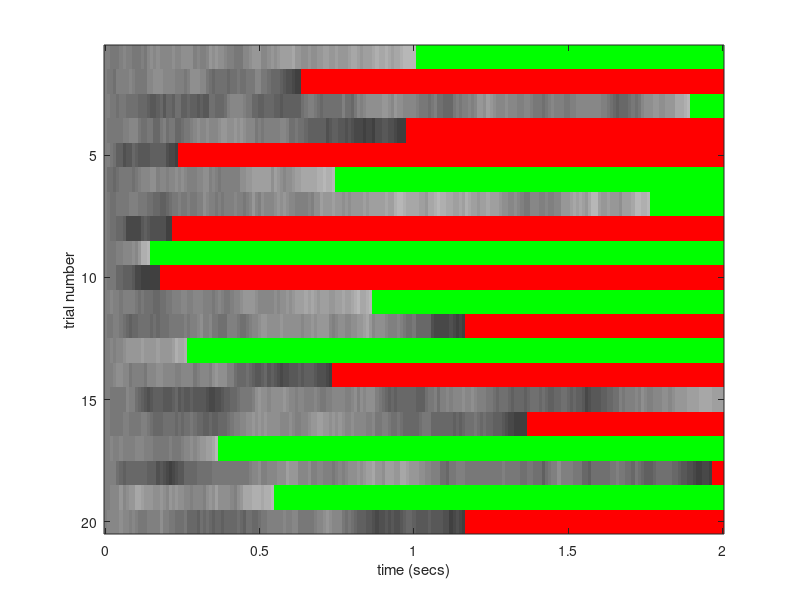
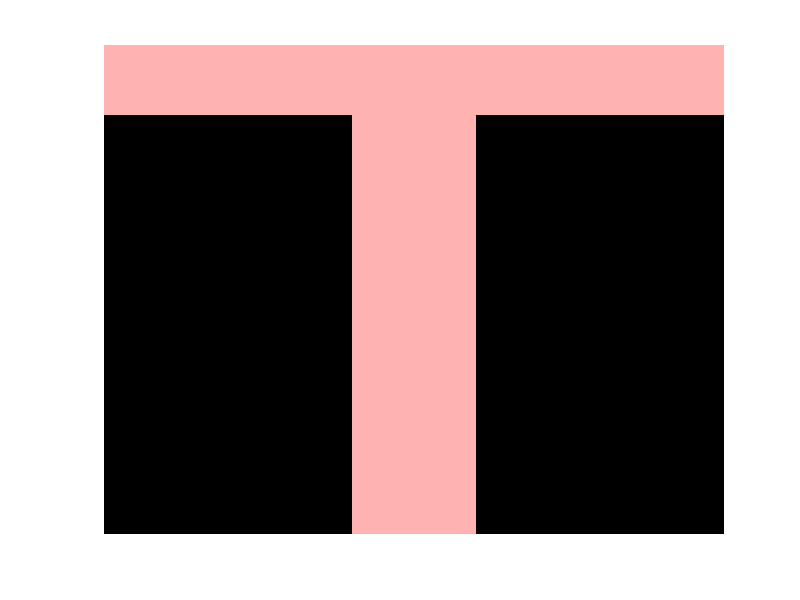

Write MATLAB code to recreate these figures, in order.
% Ch 5 in-class exercises
% Katie Brown

%% 5.1

%a
M=ones(6,6);
for i=1:6
    for j=1:6
        if i<=j
            M(i,j)=2;
        end
    end
end
M

%% b
cmap=[1 0 0; 0 1 0];
figure(1)
clf
image(M)
colormap(cmap)
axis equal
axis off

%% c
N=ones(6,6);
for i=1:6
    for j=1:6
        if round((i+j)/2)~=(i+j)/2
            N(i,j)=2;
        end
    end
end
figure(2)
clf
image(N)
colormap(cmap)
axis equal
axis off

%% 5.2
z=[1 1 1 1 1; 0 0 0 0 1; 0 0 0 1 0; 0 0 1 0 0 ; 0 1 0 0 0 ;1 0 0 0 0;1 1 1 1 1];
t=[1 1 1 1 1;0 0 1 0 0;0 0 1 0 0 ;0 0 1 0 0;0 0 1 0 0;0 0 1 0 0;0 0 1 0 0];

zt=1+z+(t*2);
cmapt=[0 0 0;0 0 0;1 .7 .7;1 .7 .7];
cmapz=[0 0 0;0 0 1; 0 0 0;0 0 1];
image(zt); axis off
colormap(cmapz) 
pause
colormap(cmapt)

%% 5.3
% a

M=1:256;
figure(1)
clf
image(M)
colormap(gray(256));

% b
cmap=zeros(256,3);
ncycles=4;
phase=pi;
for i=1:3
    cmap(:,i)=(sin(linspace(0,2*pi*ncycles,256)'-phase)+1)/2;
end
colormap(cmap);


%c 
for phase=linspace(0,8*pi,100)
    for i=1:3
        cmap(:,i)=(sin(linspace(0,2*pi*ncycles,256)'-phase)+1)/2;
    end
    colormap(cmap);
    drawnow
end

%% 5.4
 ntrials=20;
 timepts=0:.01:2;
 signal=.15*rand(ntrials, length(timepts));
 signal(2:2:end,:)=-signal(1:2:end,:);
 noise=0.8*randn(ntrials, length(timepts));
 choicethreshold=8;
 clear resp
 for n=1:ntrials
     resp(n,1)=0;
     for t=2:length(timepts)
         resp(n,t)=resp(n,t-1)+signal(n,t)+noise(n,t);
         if resp(n,t)>=choicethreshold
             resp(n,t:length(timepts))=(2*choicethreshold);
             t=length(timepts+1);
         elseif resp(n,t)<=-choicethreshold
             resp(n,t:length(timepts))=-(2*choicethreshold);
             t=length(timepts+1);
         end
     end
 end
 
 
 cmap=gray((4*choicethreshold)+1);
 cmap(1,:)=[1 0 0];
 cmap(end, :)=[0 1 0];
 colormap(cmap)
 image(timepts, 1:ntrials, resp+(2*choicethreshold)+1);
 ylabel('trial number')
 xlabel('time (secs)')
 